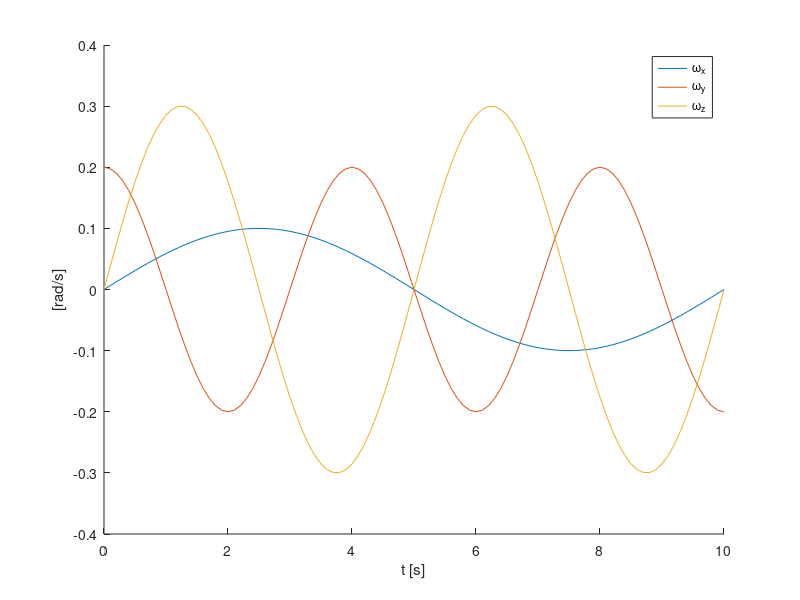
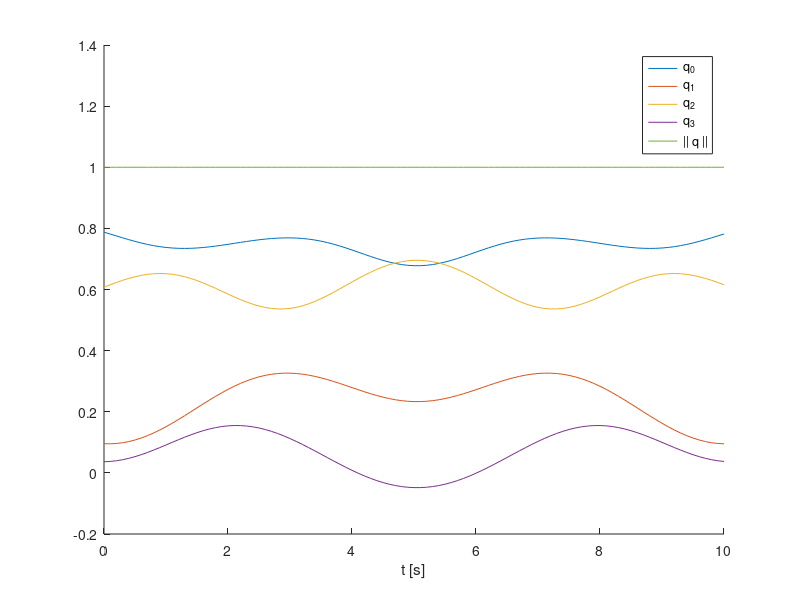
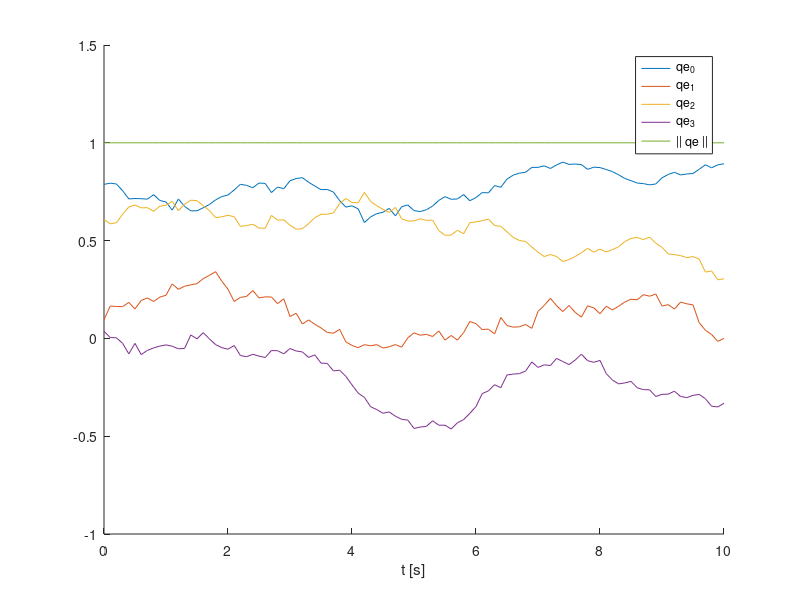
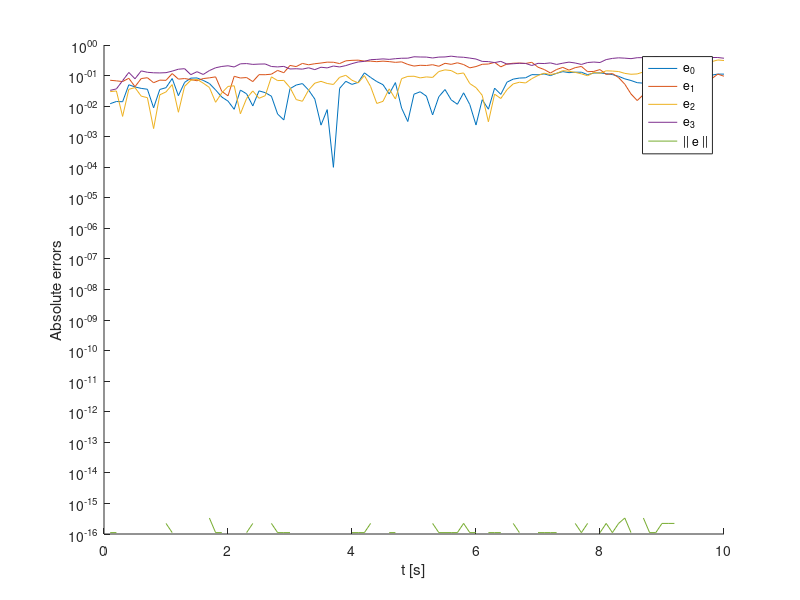

The MATLAB script that drew these images, in order:
clear all;
close all;
clc;

%% Actual system

Ts = 0.1;
t = 0:Ts:10;
n = length(t);

omega_x = 0.1*sin(2*pi*t/10);
omega_y = 0.2*cos(2*pi*t/4);
omega_z = 0.3*sin(2*pi*t/5);

% Quaternion
q = zeros(4, n);
q(:,1) = rand(4,1);
q(:,1) = q(:,1)/norm(q(:,1));
Z = zeros(5, n);
mw = [rand(1); 0; rand(1)];
mw = mw/norm(mw);
m = zeros(3,n);
for k=1:n-1
    % Model
    S_omega = [0, -omega_x(k), -omega_y(k), -omega_z(k);
        0, 0, omega_z(k), -omega_y(k);
        0, 0, 0, omega_x(k);
        zeros(1,4)];
    S_omega = S_omega - S_omega';

    q(:, k+1) = (S_omega*Ts/2 + eye(4))*q(:,k);
    
    q(:, k+1) = q(:, k+1)/norm(q(:, k+1));
    
    % Measurements
    % a - Accelerometer
    Za = [-2*q(3,k)*q(1,k) + 2*q(4,k)*q(2,k);
        2*q(2,k)*q(1,k) + 2*q(4,k)*q(3,k);
        q(1,k)^2 - q(2,k)^2 - q(3,k)^2 + q(4,k)^2];
    % b - Magnetometers + acceleromenters
    Zm = [2*q(4,k)*q(1,k) + 2*q(3,k)*q(2,k);
        q(1,k)^2 + q(2,k)^2 - q(3,k)^2 - q(4,k)^2];
    % Measurements
    Z(:,k) = [Za; Zm];
    
    % Magnetometer readings
    wRb = [q(1,k)^2 + q(2,k)^2 - q(3,k)^2 - q(4,k)^2, 2*q(3,k)*q(2,k) - 2*q(4,k)*q(1,k), 2*q(3,k)*q(1,k) + 2*q(4,k)*q(2,k);
        2*q(4,k)*q(1,k) + 2*q(3,k)*q(2,k), q(1,k)^2 - q(2,k)^2 + q(3,k)^2 - q(4,k)^2, -2*q(2,k)*q(1,k) + 2*q(4,k)*q(3,k);
        -2*q(3,k)*q(1,k) + 2*q(4,k)*q(2,k), 2*q(2,k)*q(1,k) + 2*q(4,k)*q(3,k), q(1,k)^2 - q(2,k)^2 - q(3,k)^2 + q(4,k)^2];
    m(:,k) = wRb'*mw;
end


%% Gyroscope

% GyroUnc
mu_g = zeros(3,1);
sigma_g = rand(3,1);

% Measured velocities
omega_bar = [omega_x; 
    omega_y;
    omega_z] + randn(3, n).*(sigma_g*ones(1,n)) + mu_g*ones(1,n);


%% Estimates

q_est = zeros(4, n);
q_est(:,1) = q(:,1); %[1; 0; 0; 0];

for k=1:n-1
    S_omega = [0, -omega_bar(1,k), -omega_bar(2,k), -omega_bar(3,k);
        0, 0, omega_bar(3,k), -omega_bar(2,k);
        0, 0, 0, omega_bar(1,k);
        zeros(1,4)];
    S_omega = S_omega - S_omega';

    q_est(:, k+1) = (S_omega*Ts/2 + eye(4))*q_est(:,k);
    
    q_est(:, k+1) = q_est(:, k+1)/norm(q_est(:, k+1));
end




%% Plot

FigID = 0;

FigID = FigID + 1;
figure(FigID), clf, hold on;
plot(t, omega_x);
plot(t, omega_y);
plot(t, omega_z);
legend('\omega_x', '\omega_y', '\omega_z', 'Location', 'best');
xlabel('t [s]');
ylabel('[rad/s]');

FigID = FigID + 1;
figure(FigID), clf, hold on;
plot(t, q(1,:));
plot(t, q(2,:));
plot(t, q(3,:));
plot(t, q(4,:));
plot(t, sqrt(sum(q.^2)));
legend('q_0', 'q_1', 'q_2', 'q_3', '|| q ||', 'Location', 'best');
xlabel('t [s]');

FigID = FigID + 1;
figure(FigID), clf, hold on;
plot(t, q_est(1,:));
plot(t, q_est(2,:));
plot(t, q_est(3,:));
plot(t, q_est(4,:));
plot(t, sqrt(sum(q_est.^2)));
legend('qe_0', 'qe_1', 'qe_2', 'qe_3', '|| qe ||', 'Location', 'best');
xlabel('t [s]');

FigID = FigID + 1;
figure(FigID), clf, hold on;
plot(t, abs(q(1,:) - q_est(1,:)));
plot(t, abs(q(2,:) - q_est(2,:)));
plot(t, abs(q(3,:) - q_est(3,:)));
plot(t, abs(q(4,:) - q_est(4,:)));
plot(t, abs(sqrt(sum(q.^2)) - sqrt(sum(q_est.^2))));
legend('e_0', 'e_1', 'e_2', 'e_3', '|| e ||', 'Location', 'best');
xlabel('t [s]');
ylabel('Absolute errors');
set(gca, 'YScale', 'log');

FigID = FigID + 1;
figure(FigID), clf, hold on;
plot(t, m(1,:));
plot(t, m(2,:));
plot(t, m(3,:));
plot(t, sqrt(sum(m.^2)));
legend('m_x', 'm_y', 'm_z', '|| m ||', 'Location', 'best');
xlabel('t [s]');
ylabel('Absolute errors');
